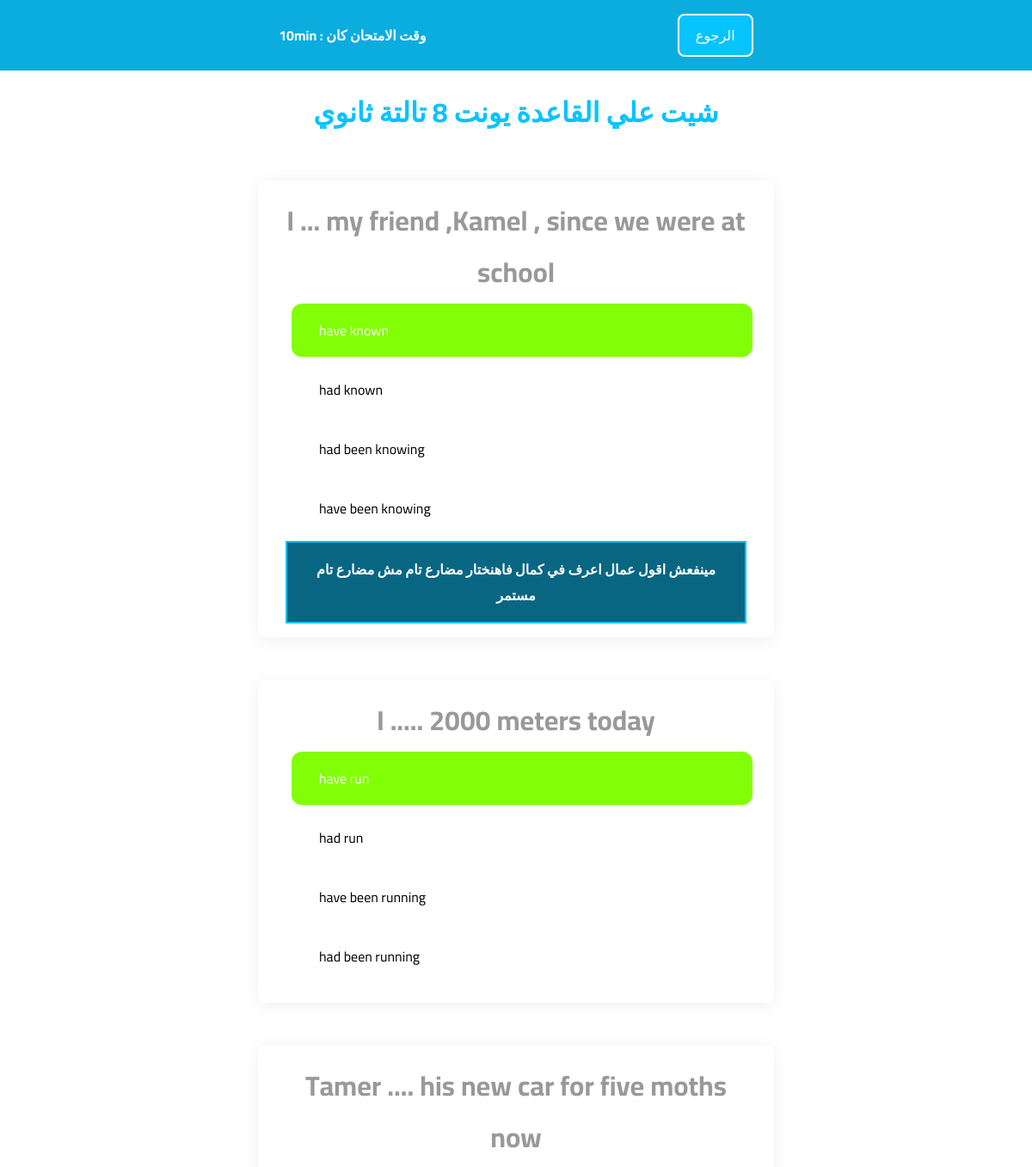
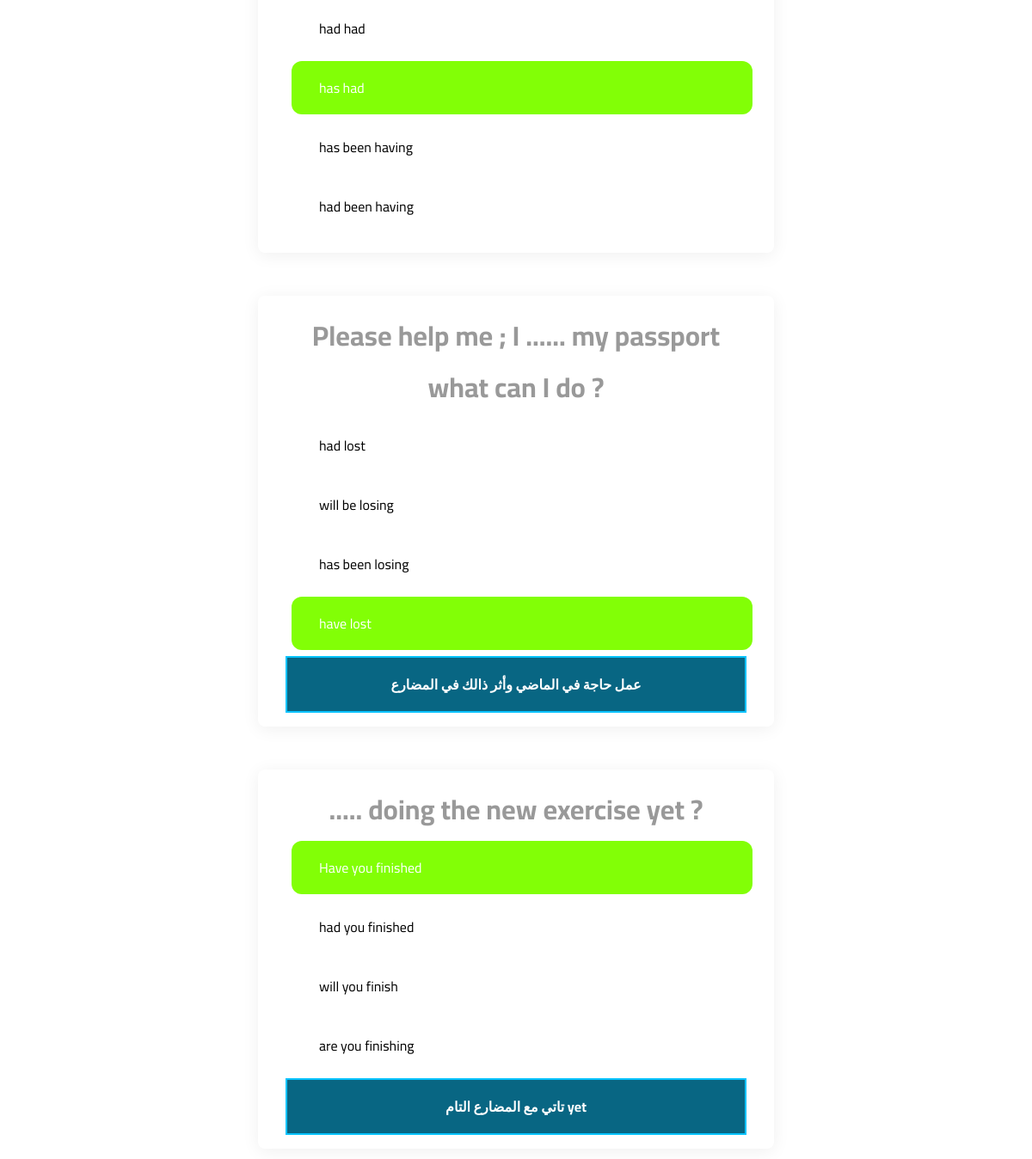
Screenshot of /exam/user-exams/answer/10/ (signed in) with the database file from the repository (2 pictures, top to bottom).
### app/models.py (models this page shows, shortened)
class Exam (models.Model) :
    name = models.CharField(max_length=500)
    level = models.ForeignKey(Level,on_delete=models.PROTECT)
    date = models.DateField(auto_now_add=True)
    total_questions = models.IntegerField(default=0)
    time = models.CharField(max_length=100,null=True,blank=True)
    can_view_correct_answer = models.BooleanField(default=False)

class Question (models.Model) :
    exam = models.ForeignKey(Exam,on_delete=models.CASCADE)
    name = models.CharField(max_length=10000)
    c_1 = models.CharField(max_length=10000)
    c_2 = models.CharField(max_length=10000)
    c_3 = models.CharField(max_length=10000)
    c_4 = models.CharField(max_length=10000)
    note = models.CharField(max_length=10000,null=True,blank=True)
    choices = (
        ('1','1'),
        ('2','2'),
        ('3','3'),
        ('4','4'),
    )
    correct_choice = models.CharField(max_length=100,choices=choices,null=True,blank=True)

### exam_app/views.py (the view)
# urls.py: path('user-exams/answer/<int:examid>/',views.view_exams_answers,name='exam_answers'),
@login_required
def view_exams_answers (request,examid) :
    exam = get_object_or_404( Exam, id = examid )
    if exam.can_view_correct_answer is not True :
        return redirect('user_exams')
    questions = Question.objects.filter( exam = exam ).order_by('-id')
    student = request.user
    invalid_questions = []
    for question in questions :
        answers = [
            question.c_1,
            question.c_2,
            question.c_3,
            question.c_4,
        ]
        correct_answer  = answers[ int( question.correct_choice)  - 1 ]
        student_answer = Student_Question_Details.objects.get( question = question , student = student )
        data =  {
            'name' : question.name,
            'choices' : answers,
            'correct' : correct_answer,
        }
        if question.note :
            data['note'] = question.note
        if student_answer.is_correct == False:
            data['student_answer'] = student_answer.student_answer
        invalid_questions.append(data)
    return render(request,'exam_app/exam-answers.html',{'questions':invalid_questions,'exam':exam})

### templates/exam_app/exam-answers.html (shortened to what this page needs)
{% load static %}
<!DOCTYPE html>
<html lang="en">
<head>
    <link rel="stylesheet" href="{% static 'style/enter-exam.css' %}">
</head>
<body>
    <div class="top">
        <span class="time">{{ exam.time }}min : وقت الامتحان كان</span>
        <a href="{% url 'user_exams' %}">الرجوع</a>
    </div>
    <h1 class="title">{{ exam.name }}</h1>
    {% for question in questions%}
        <div class="q">
            <h1>{{ question.name}}</h1>
            {% for choice in question.choices %}
                {% if question.correct == choice %}
                    <p class="correct">{{ question.correct }}</p>
                {% elif question.student_answer == choice  %}
                    <p class="student_answer">{{ choice }}</p>
                {% else %}
                    <p>{{ choice }}</p>
                {% endif %}
            {% endfor %}
            {% if question.note %}
                <div class="note">{{ question.note }}</div>
            {% endif %}
        </div>
    {% endfor %}
</body>
</html>

### static/style/enter-exam.css (style rules this page uses)
* { padding: 0; margin: 0; box-sizing: border-box; }
:root { --var-sky:#07C3FE; --var-font: 'Cairo', sans-serif; }
.top { position: fixed; top: 0; width: 100%; padding: 1rem 2rem; background-color: #0baddf; display: flex; justify-content: space-evenly; align-items: center; z-index: 2; }
.top span { font-family: var(--var-font); color: #fff; font-weight: bold; }
.title { width: 100%; padding-top: 100px; text-align: center; color: var(--var-sky); font-family: var(--var-font); font-weight: bold; }
.q { position: relative; width: 600px; margin: 50px auto; box-shadow: 0px 3px 20px #00000010; padding: 1rem 2rem; border-radius: 8px; }
.q h1 { font-family: var(--var-font); text-align: center; color: #999; }
.q p { width: 100%; padding: 1rem 2rem; margin: 7px; border-radius: 12px; font-family: var(--var-font); }
.q p.correct { background-color: #82FF06; color: #fff; }
.note { background-color: #fff; width: 100%; padding: 1rem 2rem; color: #fff; font-weight: bold; border: 2px solid #07C3FE; font-family: var(--var-font); background-color: #086683; text-align: center; }
.top a { color: #fff; border: 2px solid #fff; background-color: var(--var-sky); padding: 0.5rem 1.2rem; text-decoration: none; border-radius: 8px; font-family: var(--var-font); }

### rows the page displays
Exam: time "10", name "شيت علي القاعدة يونت 8 تالتة ثانوي"
Question: name "I ... my friend ,Kamel , since we were at school", correct "have known", choices "had known" "had been knowing" "have been knowing", note "مينفعش اقول عمال اعرف في كمال فاهنختار مضارع تام مش مضارع تام مستمر"
Question: name "I ..... 2000 meters today", correct "have run", choices "had run" "have been running" "had been running"
Question: name "Tamer .... his new car for five moths now", choices "had had" "has been having" "had been having", correct "has had"
Question: name "Please help me ; I ...... my passport what can I do ?", choices "had lost" "will be losing" "has been losing", correct "have lost", note "عمل حاجة في الماضي وأثر ذالك في المضارع"
Question: name "..... doing the new exercise yet ?", correct "Have you finished", choices "had you finished" "will you finish" "are you finishing", note "تاتي مع المضارع التام yet"
